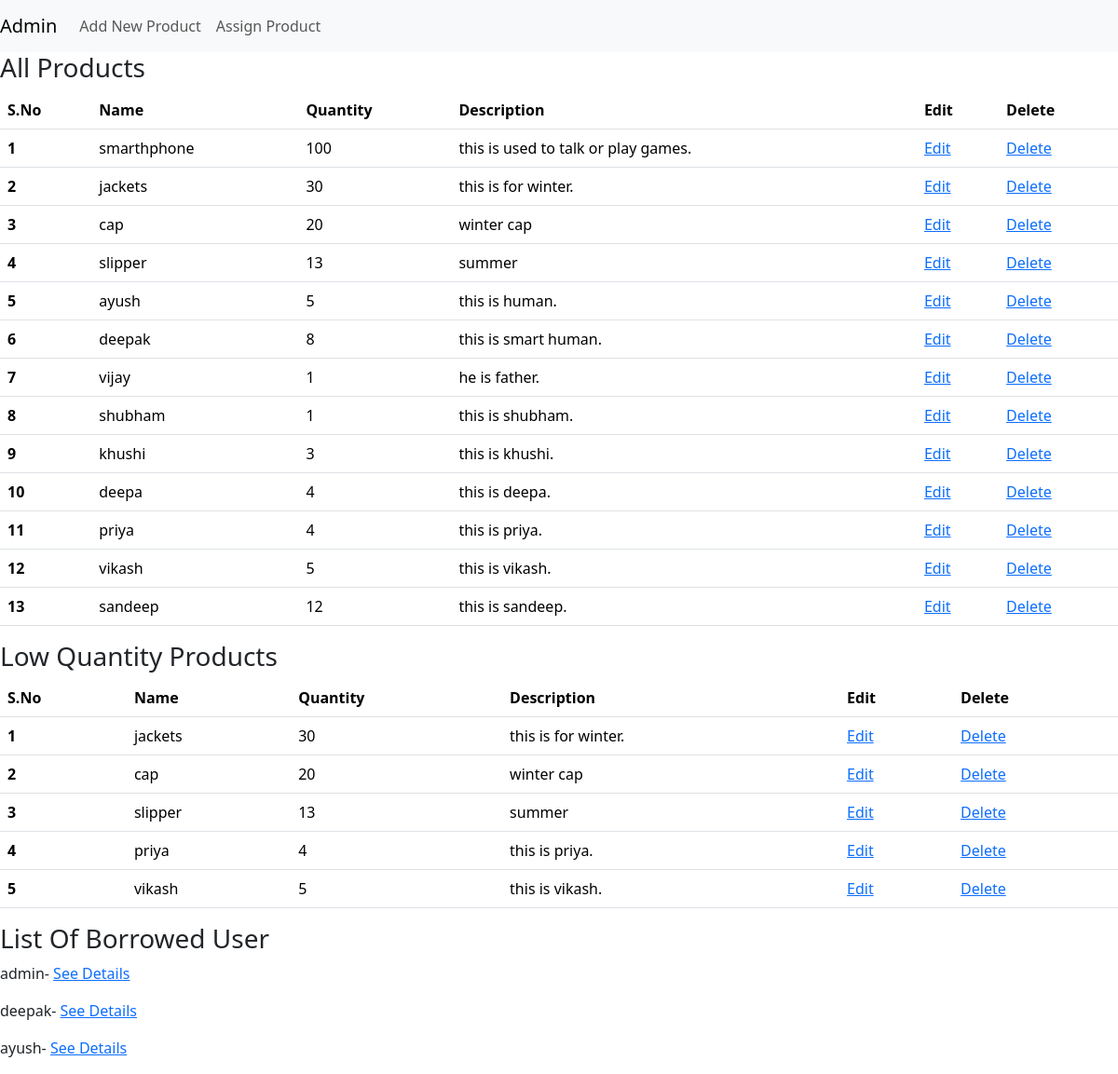
The app's page /admin_page/ (signed in) with its own data.
### inventory/models.py (models this page shows, shortened)
class Product(models.Model):
    name=models.CharField(max_length=100)
    desc=models.TextField(max_length=1000)
    total_quantity=models.PositiveIntegerField()
    low_quantity_flag=models.BooleanField()
    created_at=models.DateTimeField(auto_now_add=True)
    updated_at=models.DateTimeField(auto_now=True)

### inventory/views.py (the view)
# urls.py: path('admin_page/',views.admin,name='admin'),
@user_passes_test(is_admin)
@login_required
def admin(request):
    all_products=Product.objects.all()
    low_products=Product.objects.filter(low_quantity_flag=True)
    all_user=User.objects.all()
    return render(request,'admin.html',{'all_products':all_products,'low_products':low_products,'all_user':all_user})

### inventory/views.py (called while the page is built)
def is_admin(user):
    print(user)
    return user.is_staff

### templates/admin.html (shortened to what this page needs)
<!DOCTYPE html>
<html lang="en">
<head>
    <link href="https://cdn.jsdelivr.net/npm/bootstrap@5.3.1/dist/css/bootstrap.min.css" rel="stylesheet">
</head>
<body>
    <nav class="navbar navbar-expand-lg navbar-light bg-light">
        <a class="navbar-brand" href="#">Admin</a>
        <div class="collapse navbar-collapse" id="navbarNav">
            <ul class="navbar-nav">
                <li class="nav-item">
                    <a class="nav-link" href="{% url "add" %}">Add New Product</a>
                </li>
                <li class="nav-item">
                    <a class="nav-link" href="{% url "assign_product" %}">Assign Product</a>
                </li>
            </ul>
        </div>
    </nav>
    <h3>All Products</h3>
    <table class="table">
        <thead>
            <tr>
                <th scope="col">S.No</th>
                <th scope="col">Name</th>
                <th scope="col">Quantity</th>
                <th scope="col">Description</th>
                <th scope="col">Edit</th>
                <th scope="col">Delete</th>
            </tr>
        </thead>
        <tbody>
            {% for product in all_products %}
            <tr>
                <th scope="row">{{forloop.counter}}</th>
                <td>{{product.name}}</td>
                <td>{{product.total_quantity}}</td>
                <td>{{product.desc}}</td>
                <td><a href="{% url "edit" product.id %}">Edit</a></td>
                <td><a href="{% url "delete" product.id %}">Delete</a></td>
            </tr>
            {% endfor %}
        </tbody>
    </table>
    <h3>Low Quantity Products</h3>
    <table class="table">
        <thead>
            <tr>
                <th scope="col">S.No</th>
                <th scope="col">Name</th>
                <th scope="col">Quantity</th>
                <th scope="col">Description</th>
                <th scope="col">Edit</th>
                <th scope="col">Delete</th>
            </tr>
        </thead>
        <tbody>
            {% for product in low_products %}
            <tr>
                <th scope="row">{{forloop.counter}}</th>
                <td>{{product.name}}</td>
                <td>{{product.total_quantity}}</td>
                <td>{{product.desc}}</td>
                <td><a href="{% url "edit" product.id %}">Edit</a></td>
                <td><a href="{% url "delete" product.id %}">Delete</a></td>
            </tr>
            {% endfor %}
        </tbody>
    </table>
    <h3>List Of Borrowed User </h3>
    {% for user in all_user %}
    <p>{{user}}- <a href="{% url "see_details" user.id %}">See Details</a> </p>
    {% endfor %}
</body>
</html>

### records on screen
Product: name "smarthphone", total_quantity "100", desc "this is used to talk or play games."
Product: name "jackets", total_quantity "30", desc "this is for winter."
Product: name "cap", total_quantity "20", desc "winter cap"
Product: name "slipper", total_quantity "13", desc "summer"
Product: name "ayush", total_quantity "5", desc "this is human."
Product: name "deepak", total_quantity "8", desc "this is smart human."
Product: name "vijay", total_quantity "1", desc "he is father."
Product: name "shubham", total_quantity "1", desc "this is shubham."
Product: name "khushi", total_quantity "3", desc "this is khushi."
Product: name "deepa", total_quantity "4", desc "this is deepa."
Product: name "priya", total_quantity "4", desc "this is priya."
Product: name "vikash", total_quantity "5", desc "this is vikash."
Product: name "sandeep", total_quantity "12", desc "this is sandeep."

### other values on screen
{{ user }} "admin"
{{ user }} "deepak"
{{ user }} "ayush"
